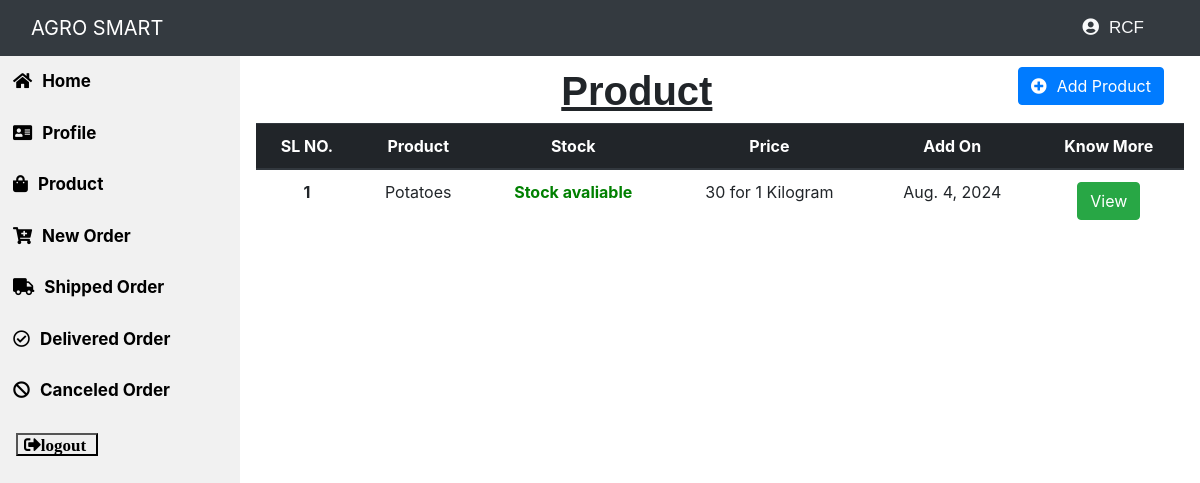
Page /product (signed in) on the earlier database version.
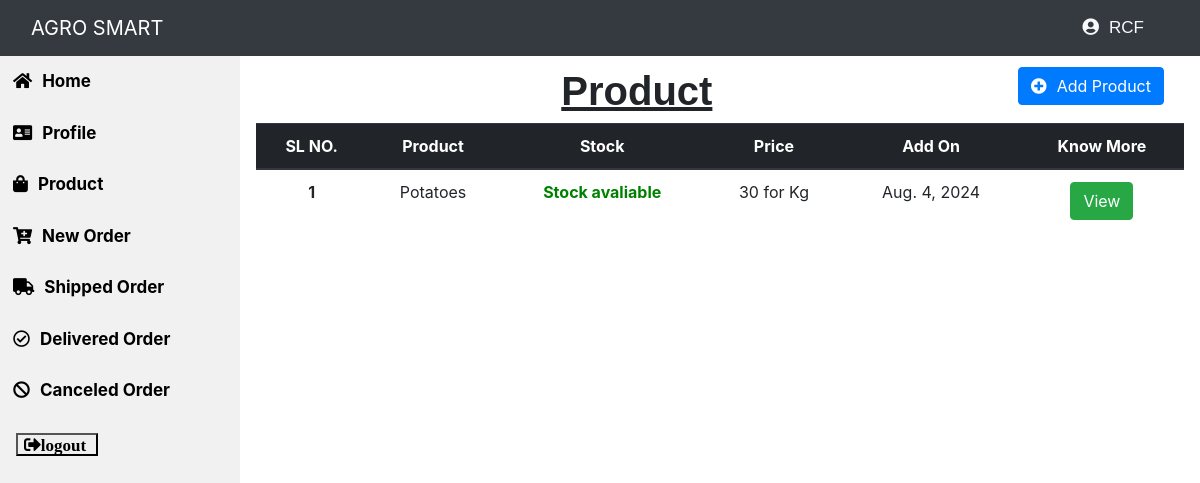
Same page on the later database version.
### app/models.py (models this page shows, shortened)
class Product(models.Model):
    product_name = models.CharField(max_length=30)
    describe = models.CharField(max_length=1000)
    joindate = models.DateField(auto_now_add=True)
    image_1 = models.ImageField(upload_to='product image/')
    image_2 = models.ImageField(upload_to='product image/')
    image_3 = models.ImageField(upload_to='product image/')
    image_4 = models.ImageField(upload_to='product image/')
    seller = models.ForeignKey(Seller, on_delete=models.CASCADE)
    category = models.CharField(max_length=30)
    price = models.IntegerField()
    price_per_quantity = models.CharField(max_length=20)
    status = models.BooleanField(default=False)
    stock = models.BooleanField(default=True)
    activity = models.BooleanField(default=True)

### app/views.py (the view)
# urls.py: path('product',product,name='product'),
@login_required(login_url='seller_login')
@user_passes_test(is_seller)
def product(request):
    products = Product.objects.all().filter(seller=request.user.seller.id)
    return render(request, 'seller/product.html',{'products':products})

### app/views.py (called while the page is built)
def is_seller(user):
    return user.groups.filter(name='SELLER').exists()

### app/templates/seller/product.html
{% extends "seller/seller_home.html" %}
{% block content %}
{% load static %}
<link rel="stylesheet" type="text/css" href="{% static 'seller/product.css' %}">
    <div class="content">
        <div class="btn-group float-right">
            <a href="{% url 'add_product' %}" class="btn btn-primary"><i class="fas fa-plus-circle"></i>Add Product</a>
        </div>
        <h1><u><b>Product</b></u></h1>
        <table class="table">
            <thead class="thead-dark">
                <tr>
                    <th scope="col">SL NO.</th>
                    <th scope="col">Product</th>
                    <th scope="col">Stock</th>
                    <th scope="col">Price</th>
                    <th scope="col">Add On</th>
                    <th scope="col">Know More</th>
                </tr>
            </thead>
            <tbody>
                {% for p in products %}
                <tr>
                    <th>{{ forloop.counter }}</th>
                    <td>{{p.product_name}}</td>
                    <td>{% if p.stock is not True %}<font color='red'><b>Out of stock</b></font>{% endif %}{% if p.stock is True %}<font color='green'><b>Stock avaliable</b></font>{% endif %}</td>
                    <td>{{p.price}} for {{p.price_per_quantity}}</td>
                    <td>{{p.joindate}}</td>
                    <td><a class="btn btn-success" href="{% url 'detail_product_seller'  p.id %}">View</a></td>
                </tr>
                {% endfor %}
            </tbody>
        </table>
    </div>
{% endblock %}

Differences in the rows shown:
changed Product "Potatoes": price_per_quantity "1 Kilogram" → "Kg"
